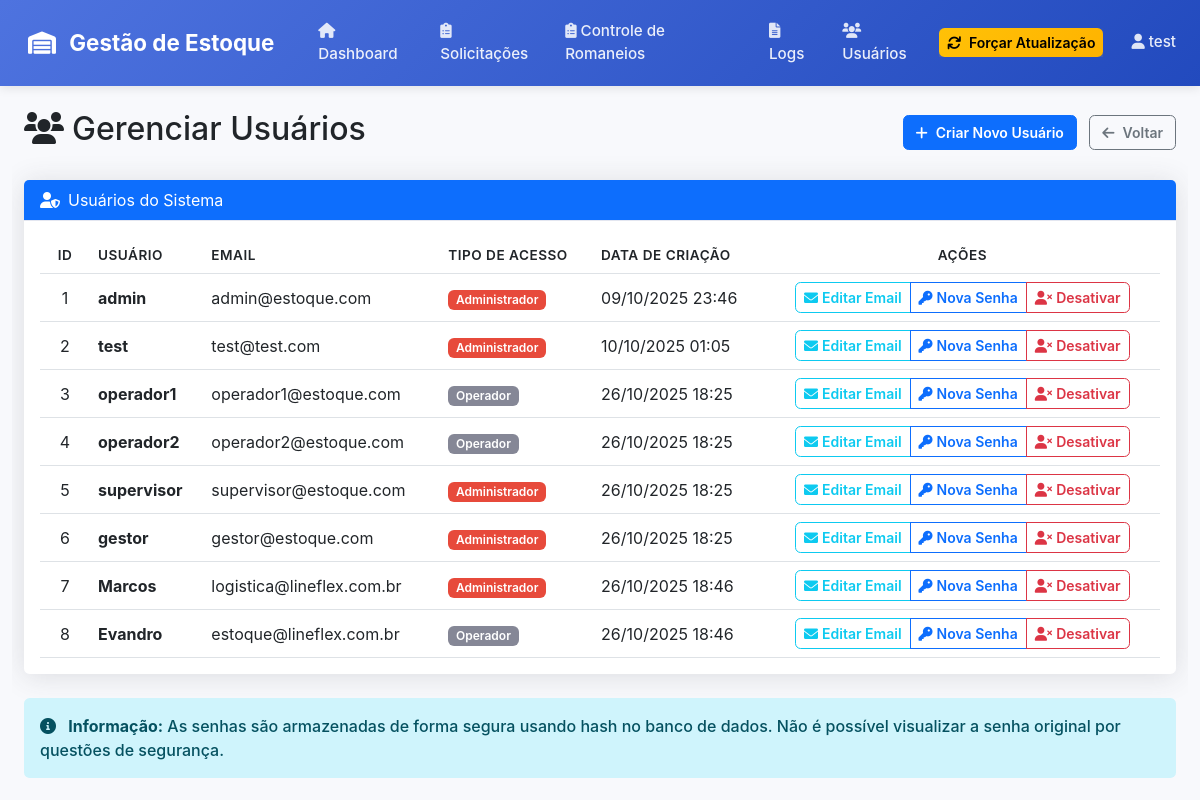
The app's page /usuarios (signed in) with its own data.
### app.py (models this page shows, shortened)
class User(UserMixin, db.Model):
    id = db.Column(db.Integer, primary_key=True)
    username = db.Column(db.String(80), unique=True, nullable=False)
    email = db.Column(db.String(120), unique=True, nullable=False)
    password_hash = db.Column(db.String(120), nullable=False)
    is_admin = db.Column(db.Boolean, default=False)
    is_active = db.Column(db.Boolean, default=True)
    created_at = db.Column(db.DateTime, default=datetime.utcnow)

### app.py (the view)
@app.route('/usuarios')
@login_required
def listar_usuarios():
    if not current_user.is_admin:
        flash('Apenas administradores podem acessar esta página', 'error')
        return redirect(url_for('index'))
    usuarios = User.query.all()
    return render_template('listar_usuarios.html', usuarios=usuarios)

### app.py (called while the page is built)
@login_manager.user_loader
def load_user(user_id):
    return User.query.get(int(user_id))

@app.context_processor
def inject_csrf_token():
    from flask_wtf.csrf import generate_csrf
    return dict(csrf_token=generate_csrf)

### templates/listar_usuarios.html (shortened to what this page needs)
{% extends "base.html" %}
{% block content %}
<div class="container-fluid">
    <div class="row">
        <div class="col-12">
            <div class="d-flex justify-content-between align-items-center mb-4">
                <h2><i class="fas fa-users me-2"></i>Gerenciar Usuários</h2>
                <div>
                    <button type="button" class="btn btn-primary" data-bs-toggle="modal" data-bs-target="#modalCriarUsuario">
                        <i class="fas fa-plus me-2"></i>Criar Novo Usuário
                    </button>
                    <a href="{{ url_for('index') }}" class="btn btn-outline-secondary ms-2">
                        <i class="fas fa-arrow-left me-2"></i>Voltar
                    </a>
                </div>
            </div>
            <div class="card">
                <div class="card-header bg-primary text-white">
                    <i class="fas fa-user-shield me-2"></i>Usuários do Sistema
                </div>
                <div class="card-body">
                    <div class="table-responsive">
                        <table class="table table-hover">
                            <thead>
                                <tr>
                                    <th>ID</th>
                                    <th>Usuário</th>
                                    <th>Email</th>
                                    <th>Tipo de Acesso</th>
                                    <th>Data de Criação</th>
                                    <th>Ações</th>
                                </tr>
                            </thead>
                            <tbody>
                                {% for user in usuarios %}
                                <tr>
                                    <td>{{ user.id }}</td>
                                    <td>
                                        <strong>{{ user.username }}</strong>
                                    </td>
                                    <td>{{ user.email }}</td>
                                    <td>
                                        {% if user.is_admin %}
                                            <span class="badge bg-danger">Administrador</span>
                                        {% else %}
                                            <span class="badge bg-secondary">Operador</span>
                                        {% endif %}
                                    </td>
                                    <td>{{ user.created_at.strftime('%d/%m/%Y %H:%M') if user.created_at else 'N/A' }}</td>
                                    <td>
                                        <div class="btn-group" role="group">
                                            <button type="button" class="btn btn-sm btn-outline-info btn-edit-email"
                                                    data-user-id="{{ user.id }}"
                                                    data-user-name="{{ user.username }}"
                                                    data-user-email="{{ user.email }}">
                                                <i class="fas fa-envelope me-1"></i>Editar Email
                                            </button>
                                            <button type="button" class="btn btn-sm btn-outline-primary btn-change-password"
                                                    data-user-id="{{ user.id }}"
                                                    data-user-name="{{ user.username }}">
                                                <i class="fas fa-key me-1"></i>Nova Senha
                                            </button>
                                            {% if user.is_active %}
                                            <button type="button" class="btn btn-sm btn-outline-danger btn-action-user"
                                                    data-user-id="{{ user.id }}"
                                                    data-user-name="{{ user.username }}"
                                                    data-is-active="true">
                                                <i class="fas fa-user-times me-1"></i>Desativar
                                            </button>
                                            {% endif %}
                                        </div>
                                    </td>
                                </tr>
                                {% endfor %}
                            </tbody>
                        </table>
                    </div>
                </div>
            </div>
            <div class="alert alert-info mt-4">
                <i class="fas fa-info-circle me-2"></i>
                <strong>Informação:</strong> As senhas são armazenadas de forma segura usando hash no banco de dados.
                Não é possível visualizar a senha original por questões de segurança.
            </div>
        </div>
    </div>
</div>
{% endblock content %}

### templates/base.html (shortened to what this page needs)
<!DOCTYPE html>
<html lang="pt-BR">
<head>
    <link href="https://cdn.jsdelivr.net/npm/bootstrap@5.3.0/dist/css/bootstrap.min.css" rel="stylesheet">
    <link href="https://cdnjs.cloudflare.com/ajax/libs/font-awesome/6.0.0/css/all.min.css" rel="stylesheet">
    <link href="{{ url_for('static', filename='css/style.css') }}" rel="stylesheet">
</head>
<body>
    <nav class="navbar navbar-expand-lg navbar-dark bg-primary">
        <div class="container-fluid">
            <a class="navbar-brand" href="{{ url_for('index') }}">
                <i class="fas fa-warehouse me-2"></i>
                Gestão de Estoque
            </a>
            <div class="collapse navbar-collapse" id="navbarNav">
                <ul class="navbar-nav me-auto">
                    <li class="nav-item">
                        <a class="nav-link" href="{{ url_for('index') }}">
                            <i class="fas fa-home me-1"></i>Dashboard
                        </a>
                    </li>
                    <li class="nav-item">
                        <a class="nav-link" href="{{ url_for('solicitacoes') }}">
                            <i class="fas fa-clipboard-list me-1"></i>Solicitações
                        </a>
                    </li>
                    <li class="nav-item">
                        <a class="nav-link" href="{{ url_for('controle_impressoes') }}">
                            <i class="fas fa-clipboard-list me-1"></i>Controle de Romaneios
                        </a>
                    </li>
                    {% if current_user.is_admin %}
                    <li class="nav-item">
                        <a class="nav-link" href="{{ url_for('logs') }}">
                            <i class="fas fa-file-alt me-1"></i>Logs
                        </a>
                    </li>
                    {% endif %}
                    {% if current_user.is_admin %}
                    <li class="nav-item">
                        <a class="nav-link" href="{{ url_for('listar_usuarios') }}">
                            <i class="fas fa-users me-1"></i>Usuários
                        </a>
                    </li>
                    {% endif %}
                </ul>
                <div class="navbar-nav me-3">
                    <button type="button" class="btn btn-sm btn-warning"
                            id="btnInvalidarCacheGlobal"
                            data-bs-toggle="tooltip" data-bs-placement="bottom"
                            title="Forçar atualização dos dados (use quando mudar status manualmente)">
                        <i class="fas fa-refresh me-1"></i>
                        Forçar Atualização
                    </button>
                </div>
                <ul class="navbar-nav">
                    <li class="nav-item">
                        <a class="nav-link" href="#" id="btnUserMenu" role="button">
                            <i class="fas fa-user me-1"></i>{{ current_user.username }}
                        </a>
                    </li>
                </ul>
            </div>
        </div>
    </nav>
    <div class="container-fluid mt-4">
        {% block content %}{% endblock %}
    </div>
</body>
</html>

### static/css/style.css (style rules this page uses)
:root { --primary-color: #4e73df; --success-color: #1cc88a; --info-color: #36b9cc; --warning-color: #f6c23e; --danger-color: #e74a3b; --secondary-color: #858796; --light-color: #f8f9fc; --dark-color: #5a5c69; }
body { font-family: 'Nunito', -apple-system, BlinkMacSystemFont, 'Segoe UI', 'Roboto', 'Helvetica Neue', Arial, sans-serif; background-color: var(--light-color); overflow-x: hidden !important; max-width: 100vw !important; }
.card { border: none; border-radius: 0.35rem; box-shadow: 0 0.15rem 1.75rem 0 rgba(58, 59, 69, 0.15); }
.card-header { background-color: #f8f9fc; border-bottom: 1px solid #e3e6f0; }
.table { margin-bottom: 0; }
.table th { border-top: none; font-weight: 600; text-transform: uppercase; font-size: 0.85rem; letter-spacing: 0.5px; }
.table td { vertical-align: middle; }
.badge { font-size: 0.75rem; font-weight: 600; padding: 0.35em 0.65em; }
.btn { font-weight: 600; border-radius: 0.35rem; font-size: 0.875rem; }
.btn-group .btn { border-radius: 0; }
.btn-group .btn:first-child { border-top-left-radius: 0.35rem; border-bottom-left-radius: 0.35rem; }
.btn-group .btn:last-child { border-top-right-radius: 0.35rem; border-bottom-right-radius: 0.35rem; }
.alert { border: none; border-radius: 0.35rem; font-weight: 500; }
.navbar { background: linear-gradient(135deg, #4e73df 0%, #224abe 100%) !important; box-shadow: 0 2px 10px rgba(0,0,0,0.1); }
.navbar-brand { font-weight: 700; font-size: 1.4rem; color: #fff !important; transition: all 0.3s ease; padding: 0.5rem 1rem; border-radius: 8px; }
.navbar-nav .nav-link { font-weight: 500; font-size: 0.95rem; padding: 0.75rem 1.25rem; border-radius: 8px; margin: 0 0.25rem; transition: all 0.3s ease; position: relative; color: rgba(255, 255, 255, 0.9) !important; }
.navbar-nav .nav-link i { opacity: 0.95; transition: all 0.3s ease; }
.navbar-nav .nav-link::before { content: ''; position: absolute; bottom: 0.5rem; left: 50%; transform: translateX(-50%) scaleX(0); width: 60%; height: 3px; background: linear-gradient(90deg, transparent, #fff, transparent); transition: transform 0.3s ease; border-radius: 2px; }
.badge.bg-danger { background-color: var(--danger-color) !important; }
.badge.bg-secondary { background-color: var(--secondary-color) !important; }
.card { transition: all 0.15s ease-in-out; }
.btn { transition: all 0.15s ease-in-out; }
.table td:first-child { text-align: center !important; vertical-align: middle !important; width: 50px !important; }
.table th:first-child { text-align: center !important; width: 50px !important; }
.table td:nth-child(6) { text-align: center !important; vertical-align: middle !important; min-width: 120px !important; }
.table th:nth-child(6) { text-align: center !important; min-width: 120px !important; }
@media (max-width: 1200px) { .table td:nth-child(6), .table th:nth-child(6) { min-width: 100px !important; } }
.table-responsive { position: relative !important; max-height: 80vh !important; overflow-y: auto !important; overflow-x: auto !important; }
.table-responsive::after { content: '' !important; position: sticky !important; bottom: 0 !important; left: 0 !important; right: 0 !important; height: 20px !important; background: linear-gradient(transparent, rgba(0, 0, 0, 0.1)) !important; pointer-events: none !important; z-index: 50 !important; }
html { overflow-x: hidden !important; max-width: 100vw !important; width: 100% !important; }
body { overflow-x: hidden !important; overflow-y: auto !important; max-width: 100vw !important; width: 100% !important; }
* { box-sizing: border-box !important; }
.navbar { overflow-x: hidden !important; overflow-y: visible !important; }
.navbar .container-fluid { overflow-x: hidden !important; overflow-y: visible !important; }
.navbar-collapse { overflow-x: hidden !important; overflow-y: visible !important; }
.navbar-nav { flex-wrap: nowrap !important; overflow-x: hidden !important; overflow-y: visible !important; display: flex !important; }
.navbar-nav.me-auto { flex: 1 !important; }
.container-fluid { overflow-x: hidden !important; }
.btn-warning { background: linear-gradient(135deg, #ffc107 0%, #ffb300 100%) !important; border: none !important; font-weight: 600 !important; box-shadow: 0 4px 8px rgba(255, 193, 7, 0.3) !important; transition: all 0.3s ease !important; }

### records on screen
User: username "test", id "2", email "test@test.com", is_admin "Administrador", created_at "10/10/2025 01:05"
User: id "1", username "admin", email "admin@estoque.com", is_admin "Administrador", created_at "09/10/2025 23:46"
User: id "3", username "operador1", email "operador1@estoque.com", is_admin "Operador", created_at "26/10/2025 18:25"
User: id "4", username "operador2", email "operador2@estoque.com", is_admin "Operador", created_at "26/10/2025 18:25"
User: id "5", username "supervisor", email "supervisor@estoque.com", is_admin "Administrador", created_at "26/10/2025 18:25"
User: id "6", username "gestor", email "gestor@estoque.com", is_admin "Administrador", created_at "26/10/2025 18:25"
User: id "7", username "Marcos", email "logistica@lineflex.com.br", is_admin "Administrador", created_at "26/10/2025 18:46"
User: id "8", username "Evandro", email "estoque@lineflex.com.br", is_admin "Operador", created_at "26/10/2025 18:46"
